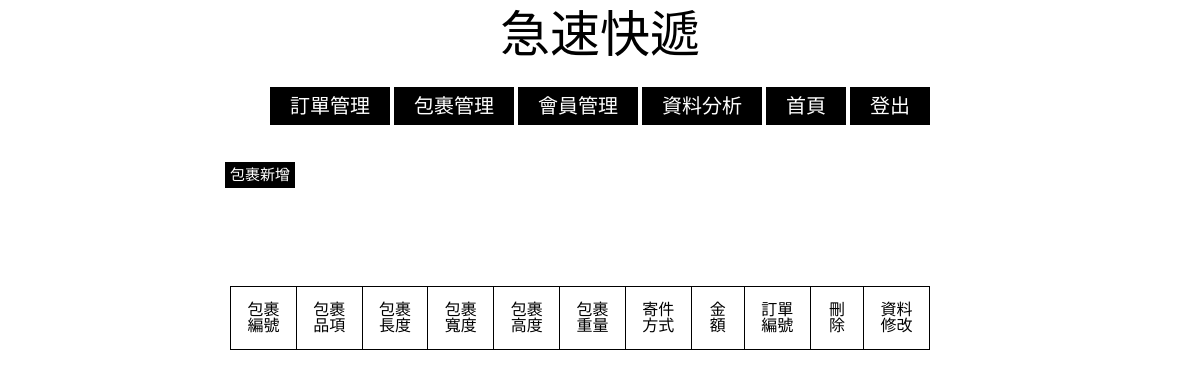
The app's page /search_by_invoice.php?inv_id=5 (signed in), older data.
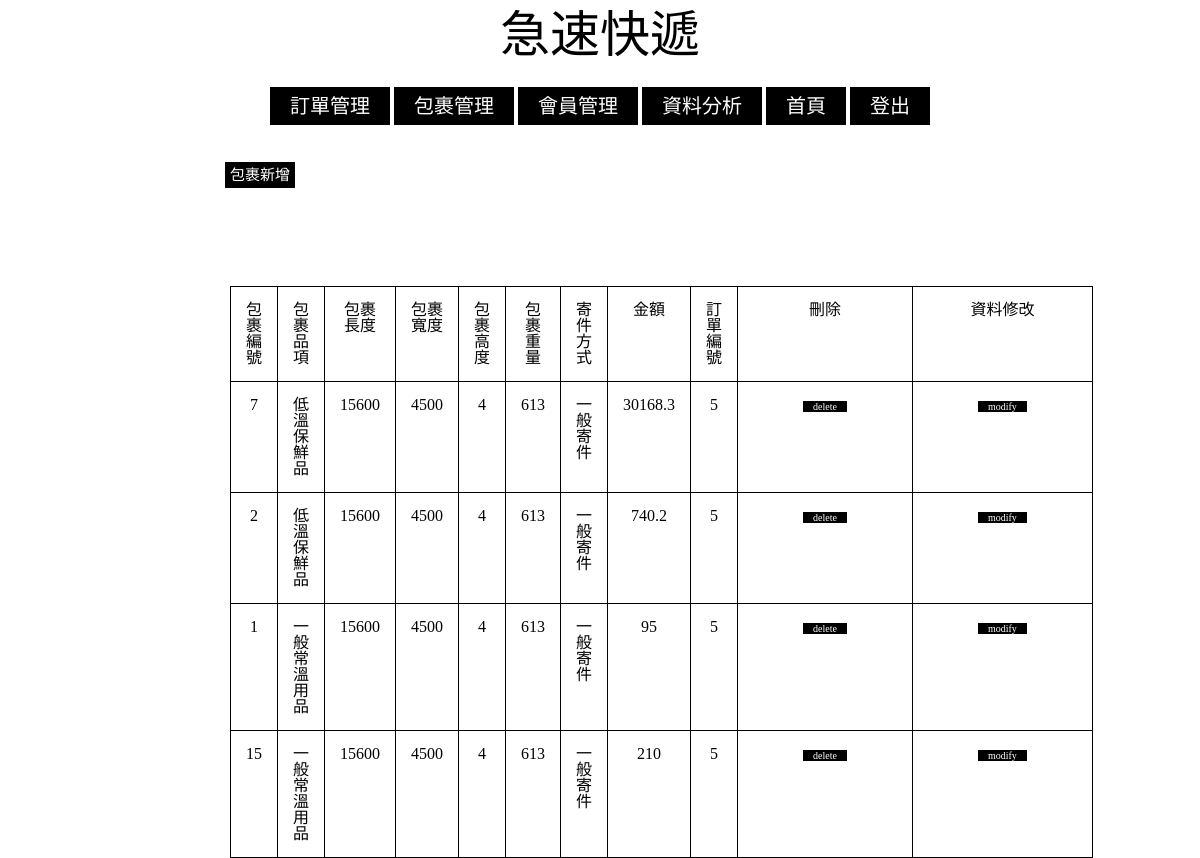
The same page, newer data.
### tables this page shows
CREATE TABLE `package` (
  `pac_id` int(11) NOT NULL,
  `pac_type` varchar(15) NOT NULL,
  `pac_length` int(11) NOT NULL,
  `pac_width` int(11) NOT NULL,
  `pac_height` int(11) NOT NULL,
  `pac_weight` int(11) NOT NULL,
  `pac_delivery_method` varchar(15) NOT NULL,
  `pac_price` float NOT NULL,
  `inv_id` int(11) NOT NULL
);

### search_by_invoice.php (the view, shortened to what this page needs)
<!DOCTYPE html>
<html>
<head>
    <link rel="stylesheet" href="manager.css">
</head>
    <body>
    <h1>急速快遞</h1> <br/>
<?php
include("config.php");
if (empty($_SESSION["loginsession"])) { ?>
	<div class = "menu">
            <a href="Service.php">商品服務</a>
            <a href="send.php">寄件</a>
            <a href="recive.php">收件</a>
            <a href="search.php">查詢</a>
            <a href="account.php">帳號</a>
    </div>
<?php
	echo "<br/><br/>請先登入會員!!!";
	header("refresh:3;url = login.php");
} else {
$account = $_SESSION["loginsession"];
$sql = "SELECT manager_right FROM member WHERE mem_account_num = '$account'";
$result = mysqli_query($link, $sql);
$row = mysqli_fetch_array($result);
	   if($row["manager_right"] == 0) { ?>
	   <div class = "menu">
            <a href="Service.php">商品服務</a>
            <a href="send.php">寄件</a>
            <a href="recive.php">收件</a>
            <a href="search.php">查詢</a>
            <a href="account.php">帳號</a>
            <a href="logout.php">登出</a>
       </div>
<?php
      mysqli_query($link,"SET NAMES 'UTF8'");
      $id=$_GET["inv_id"];
      $result = mysqli_query($link, "SELECT * FROM package where inv_id = '$id'");
      echo "<table border=1>";
      echo "<thead>";
      echo "<tr>";
      echo "<th>包裹編號</th>";
      echo "<th>包裹品項</th>";
      echo "<th>包裹長度</th>";
      echo "<th>包裹寬度</th>";
      echo "<th>包裹高度</th>";
      echo "<th>包裹重量</th>";
      echo "<th>寄件方式</th>";
      echo "<th>金額</th>";
      echo "<th>訂單編號</th>";
      echo "</tr>";
      echo "</thead>";
        while($row = mysqli_fetch_assoc($result)){
           echo "<tr>";
           echo "<td>";
           echo $row["pac_id"];
           $id = $row["pac_id"];
           echo "</td><td>";
           echo $row["pac_type"];
           echo "</td><td>";
           echo $row["pac_length"];
           echo "</td><td>";
           echo $row["pac_width"];
           echo "</td><td>";
           echo $row["pac_height"];
           echo "</td><td>";
           echo $row["pac_weight"];
           echo "</td><td>";
           echo $row["pac_delivery_method"];
           echo "</td><td>";
           echo $row["pac_price"];
           echo "</td><td>";
           echo $row["inv_id"];
           $inv_id = $row["inv_id"];
           echo "</td>";
           echo "</tr>";
        }
      echo "</table>";
      mysqli_close($link);
      }
     else {?>
     <div class = "menu">
        <a href = "invoice_list.php">訂單管理</a>
        <a href = "package_list.php">包裹管理</a>
        <a href = "list_m.php">會員管理</a>
        <a href = "analysis_m.php">資料分析</a>
        <a href="index.php">首頁</a>
         <a href="logout.php">登出</a>
    </div>
	<div class = "analysis_table">
      <?php
	if(isset($_GET["pac_id"])){
        $id = $_GET["pac_id"];
        $inv_id = $_GET["inv_id"];
        $sql2="DELETE FROM package WHERE pac_id='$id' and inv_id = '$inv_id'";
      	$result=mysqli_query($link,$sql2) or die("刪除失敗");
		$result = mysqli_query($link, "SELECT count(*) FROM package WHERE inv_id = '$inv_id'");
		$row = mysqli_fetch_array($result,MYSQL_BOTH);
		$num = $row["count(*)"];
		if($num == 0){
			$sql2 = "DELETE FROM invoice WHERE inv_id='$inv_id'";
			$result=mysqli_query($link,$sql2);
		}
		else{
			$sql3 = "SELECT SUM(pac_price) as total_price FROM package WHERE package.inv_id = '$inv_id' ";
			$result = mysqli_query($link,$sql3) or die("my sql select error");
			$row=mysqli_fetch_assoc($result);
			$total_price = $row["total_price"];
			$sql4="UPDATE invoice SET total_price='$total_price' WHERE inv_id='$inv_id'";
			$result=mysqli_query($link,$sql4) or die("mysql update error");
		}
  	} else {
		mysqli_query($link,"SET NAMES 'UTF8'");
   	}
		  mysqli_query($link,"SET NAMES 'UTF8'");
		  $id=$_GET["inv_id"];
	echo "<div class = \"ptable\">
		  <h2>
	      	<a href = \"packagesend_m.php?inv_id=$id\">包裹新增</a>
	      </h2>
	      </div>";
      $result = mysqli_query($link, "SELECT * FROM package where inv_id = '$id'");
      echo "<table border=1>";
      echo "<thead>";
      echo "<tr>";
      echo "<th>包裹編號</th>";
      echo "<th>包裹品項</th>";
      echo "<th>包裹長度</th>";
      echo "<th>包裹寬度</th>";
      echo "<th>包裹高度</th>";
      echo "<th>包裹重量</th>";
      echo "<th>寄件方式</th>";
      echo "<th>金額</th>";
      echo "<th>訂單編號</th>";
      echo "<th>刪除</th>";
      echo "<th>資料修改</th>";
      echo "</tr>";
      echo "</thead>";
        while($row = mysqli_fetch_assoc($result)){
	         echo "<tr>";
           echo "<td>";
	         echo $row["pac_id"];
	         $id = $row["pac_id"];
        	 echo "</td><td>";
        	 echo $row["pac_type"];
        	 echo "</td><td>";
        	 echo $row["pac_length"];
        	 echo "</td><td>";
        	 echo $row["pac_width"];
          	 echo "</td><td>";
        	 echo $row["pac_height"];
        	 echo "</td><td>";
        	 echo $row["pac_weight"];
           	 echo "</td><td>";
           	 echo $row["pac_delivery_method"];
           	 echo "</td><td>";
        	 echo $row["pac_price"];
           	 echo "</td><td>";
        	 echo $row["inv_id"];
             $inv_id = $row["inv_id"];
        	 echo "</td>";
        	 echo "<td>";
        	 echo "<a href = 'search_by_invoice.php?pac_id=$id&inv_id=$inv_id'>delete</a>";
        	 echo "</td>";
        	 echo "<td>";
        	 echo "<a href = 'pupdate_m.php?factor=invoice&pac_id=$id&inv_id=$inv_id'>modify</a>";
        	 echo "</td>";
        	 echo "</tr>";
        }
      echo "</table>";
    }
}
?>
	</div>
    </body>
</html>

### manager.css (style rules this page uses)
html, body, div, span, applet, object, iframe, h1, h2, h3, h4, h5, h6, p, blockquote, pre, a, abbr, acronym, address, big, cite, code, del, dfn, em, img, ins, kbd, q, s, samp, small, strike, strong, sub, sup, tt, var, b, u, i, center, dl, dt, dd, ol, ul, li, fieldset, form, label, legend, table, caption, tbody, tfoot, thead, tr, th, td, article, aside, canvas, details, embed, figure, figcaption, footer, header, hgroup, menu, nav, output, ruby, section, summary, time, mark, audio, video { margin: 0; padding: 0; border: 0; font-size: 100%; font: inherit; vertical-align: baseline; }
body { line-height: 1; }
table { border-collapse: collapse; border-spacing: 0; }
body { width: 700px; margin: 0 auto; }
h1 { text-align: center; font-size: 50px; font-family: 微軟正黑體; margin: 10px 10px 20px 10px; }
h2 { text-align: center; font-size: 35px; font-family: 微軟正黑體; margin: 35px 20px 20px 10px; }
.menu { text-align: center; }
.menu a { text-decoration: none; background-color: black; color: white; font-size: 20px; font-family: 微軟正黑體; margin: 10px 0px 10px 0px; padding: 8px 20px 8px 20px; }
a { text-decoration: none; background-color: black; color: white; font-size: 10px; font-family: 微軟正黑體; margin: 0px 50px 0px 50px; padding: 0px 10px 0px 10px }
.analysis_table table { text-align: center; border-collapse: collapse; width: 100%; margin: 100px 0px 0px -20px; }
.ptable h2 { text-align: center; font-size: 35px; font-family: 微軟正黑體; margin: 35px 20px 0px -750px; }
.ptable a { text-decoration: none; background-color: black; color: white; font-size: 15px; font-family: 微軟正黑體; margin: 0px 10px 0px 100px; padding: 5px 5px 5px 5px }
table, th, td { border: 1px solid black; }
table { border-collapse: collapse; width: 100%; margin: 50px 0px 0px -200px; }
th, td { padding: 15px; }

Row changes from the older to the newer data that the page shows:
added package: pac "7", pac_type "低溫保鮮品", pac_length "15600", pac_width "4500", pac_height "4", pac_weight "613", pac_delivery_method "一般寄件", pac_price "30168.3", inv "5"
added package: pac "2", pac_type "低溫保鮮品", pac_length "15600", pac_width "4500", pac_height "4", pac_weight "613", pac_delivery_method "一般寄件", pac_price "740.2", inv "5"
added package: pac "1", pac_type "一般常溫用品", pac_length "15600", pac_width "4500", pac_height "4", pac_weight "613", pac_delivery_method "一般寄件", pac_price "95", inv "5"
added package: pac "15", pac_type "一般常溫用品", pac_length "15600", pac_width "4500", pac_height "4", pac_weight "613", pac_delivery_method "一般寄件", pac_price "210", inv "5"
